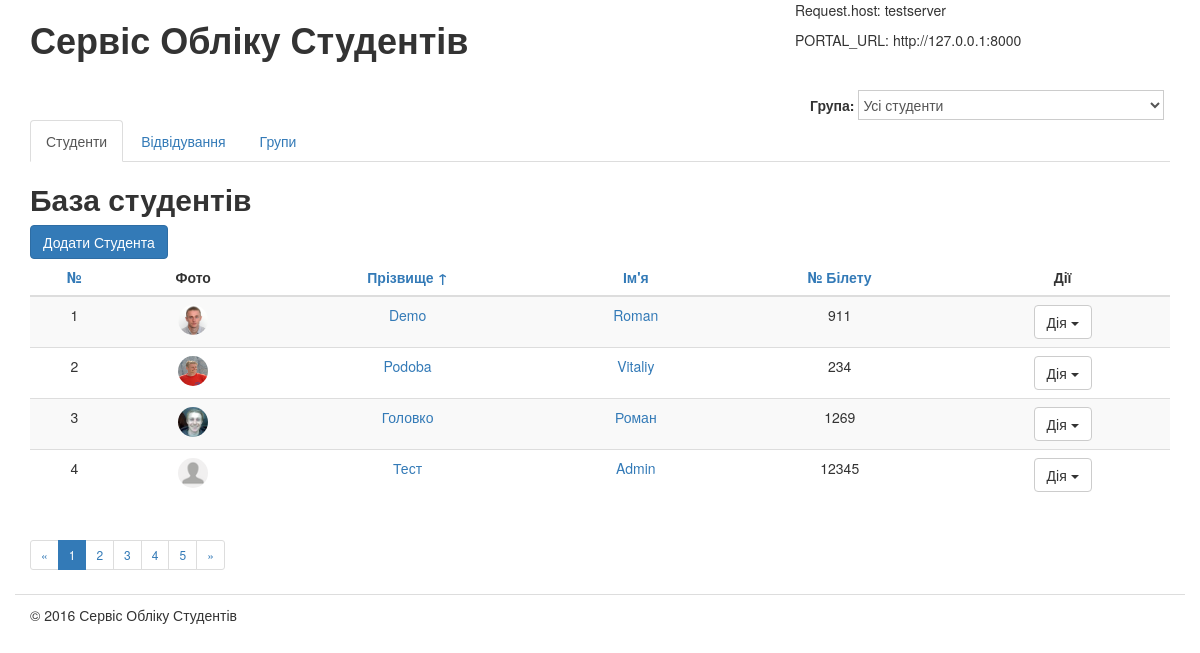
Before: / with the older database file.
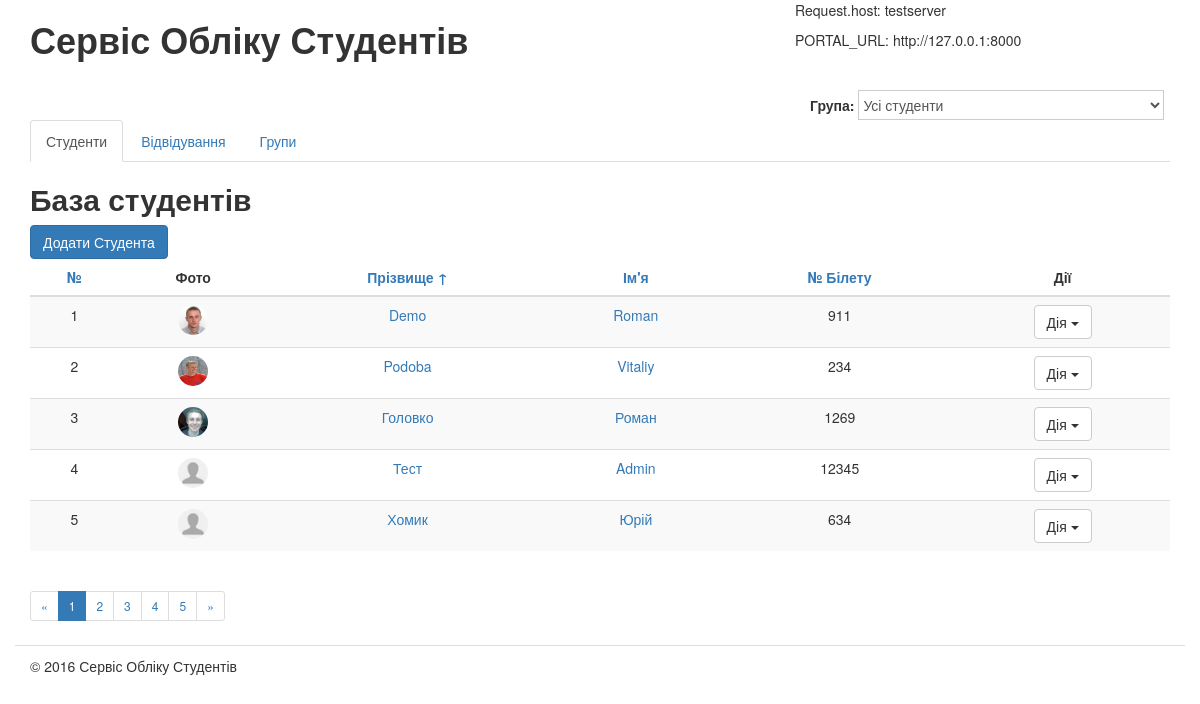
After: the same page with the newer database file.
### students/models.py (models this page shows, shortened)
class Student(models.Model):
    class Meta(object):
        verbose_name = u"Студент"
        verbose_name_plural = u"Студенти"
    first_name = models.CharField(
        max_length=256,
        blank=False,
        verbose_name=u"Ім'я"
    )
    last_name = models.CharField(
        max_length=256,
        blank=False,
        verbose_name=u"Прізвище"
    )
    middle_name = models.CharField(
        max_length=256,
        blank=True,
        verbose_name=u"По-батькові",
        default=''
    )
    birthday = models.DateField(
        blank=False,
        verbose_name=u"Дата народження",
        null=True
    )
    photo = models.ImageField(
        blank=True,
        verbose_name=u"Фото",
        null=True
    )
    ticket = models.SmallIntegerField(
        blank=False,
        verbose_name=u"Білет"
    )
    notes = models.TextField(
        blank=True,
        verbose_name=u"Додаткові нотатки"
    )

### students/views/students.py (the view, shortened to what this page needs)
# urls.py: url(r'^$', students.views.students.students_list, name='home'),
def students_list(request):
    students = Student.objects.all().order_by('last_name')
    order_by = request.GET.get('order_by', '')
    return render(request, 'students/students_list.html', {"students": students, "request": request})

### Studentsdb/context_processors.py (called while the page is built)
def get_portalUrl(request):
    return {'PORTAL_URL': PORTAL_URL}

### students/templates/students/students_list.html (shortened to what this page needs)
{% extends "students/base.html" %}
{% load static from staticfiles %}
{% block title %}База студентів{% endblock title %}
{% block content %}
    <a href="{% url 'students_add' %}" class="btn btn-primary" role="button">Додати Студента</a>
    {% if students %}
        <table class="table table-striped table-hover">
            {% with order_by=request.GET.order_by reverse=request.GET.reverse %}
                <thead>
                <tr>
                    <th>
                        <a href="{% url 'home' %}?order_by=number{% if order_by == 'number' and reverse != '1' %}&amp;reverse=1{% endif %}">
                        №
                        </a>
                    </th>
                    <th>Фото</th>
                    <th>
                        <a href="{% url 'home' %}?order_by=last_name{% if order_by == 'last_name' and reverse != '1' or order_by == '' %}&amp;reverse=1{% endif %}">
                        Прізвище
                        {% if order_by == 'last_name' and reverse != '1' or order_by == '' %}&uarr;
                            {% elif order_by == 'last_name' and reverse == '1'%}&darr;
                        {% endif %}
                        </a>
                    </th>
                    <th>
                        <a href="{% url 'home' %}?order_by=first_name{% if order_by  == 'first_name' and reverse != '1' %}&amp;reverse=1{% endif %}">
                        Ім'я
                        </a>
                    </th>
                    <th>
                        <a href="{% url 'home' %}?order_by=ticket{% if order_by == 'ticket' and reverse != '1' %}&amp;reverse=1{% endif %}">
                        № Білету
                        </a>
                    </th>
                    <th>Дії</th>
                </tr>
                </thead>
            <tbody>
            {% for student in students %}
                <tr>
                    <td>
                        {% if order_by == 'number' and reverse == '1' or order_by != 'number' %}{{ forloop.counter }}
                            {% elif order_by == 'number' and reverse != '1' %}{{ forloop.revcounter }}
                        {% endif %}
                    </td>
                    {% if student.photo %}
                        <td><img class="img-circle" src="{{ student.photo.url }}" height="30" width="30" /></td>
                    {% else %}
                        <td><img class="img-circle" src="{% static "img/default_user.png" %}" height="30" width="30" /></td>
                    {% endif %}
                    <td><a href="{% url 'students_edit' student.id %}">{{ student.last_name }}</a></td>
                    <td><a href="{% url 'students_edit' student.id %}">{{ student.first_name }}</a></td>
                    <td>{{ student.ticket }}</td>
                    <td>
                        <div class="btn-group">
                            <button type="button" class="btn btn-default dropdown-toggle"
                                    data-toggle="dropdown" aria-expanded="false">
                                Дія <span class="caret"></span>
                            </button>
                        </div>
                    </td>
                </tr>
            {% endfor %}
            </tbody>
            {% endwith %}
        </table>
    {% else %} <p>Список студентів пустий</p>
    {% endif %}
    <nav>
        <ul class="pagination pagination-sm">
            <li><a href="#"><span aria-hidden="true">&laquo;</span><span class="sr-only">Попередня</span></a></li>
            <li class="active"><a href="#">1</a></li>
            <li><a href="#">2</a></li>
            <li><a href="#">3</a></li>
            <li><a href="#">4</a></li>
            <li><a href="#">5</a></li>
            <li><a href="#"><span aria-hidden="true">&raquo;</span><span class="sr-only">Наступна</span></a></li>
        </ul>
    </nav>
{% endblock content %}

### students/templates/students/base.html (shortened to what this page needs)
{% load static from staticfiles %}
<!DOCTYPE html>
<html lang="uk">
<head>
    <link rel="stylesheet" href="https://maxcdn.bootstrapcdn.com/bootstrap/3.3.6/css/bootstrap.min.css"
>
    <link rel="stylesheet" href="{{ PORTAL_URL }}{% static  'css/main.css' %}">
</head>
<body>
<div class="container">
    <div class="row" id="header">
        <div class="col-xs-8">
            <h1>Сервіс Обліку Студентів</h1>
        </div>
        <p>Request.host: {{ request.get_host }}</p>
        <p>PORTAL_URL: {{ PORTAL_URL }}</p>
        <div class="col-xs-4" id="group-selector">
            <strong>Група:</strong>
            <select>
                <option value="">Усі студенти</option>
            </select>
        </div>
    </div>
    <div class="row" id="sub-header">
        <div class="col-xs-12">
            <ul class="nav nav-tabs">
                <li role="presentation" {% if request.path == '/' %}class="active"{% endif %}><a href="{% url 'home' %}">Студенти</a></li>
                <li role="presentation" {% if 'journal' in request.path %}class="active"{% endif %}><a href="/journal">Відвідування</a></li>
                <li role="presentation" {% if request.resolver_match.url_name == 'groups' %}class="active"{% endif %}><a href="{% url 'groups' %}">Групи</a></li>
            </ul>
        </div>
    </div>
    <div class="row" id="content-columns">
        <div class="col-xs-12" id="content-column">
            <h2>{% block title %}{% endblock title %}</h2>
            {% block content %}{% endblock content %}
        </div>
    </div>
    <div class="row" id="footer">
        <div class="col-xs-12">
            &copy; 2016 Сервіс Обліку Студентів
        </div>
    </div>
</div>
</body>
</html>

### students/static/css/main.css (style rules this page uses)
h1, h2, h3, h4, h5, h6 { font-weight: bold; }
#footer { border-top: 1px solid #ddd; padding-top: 10px; }
#group-selector { margin-top: 30px; }
#group-selector select { margin: 0; width: 85%; background-color: #fff; border: 1px solid #ccc; height: 30px; line-height: 30px; color: #555; }
th, td { text-align: center; }

Changed rows visible on the page:
added Student: last_name "Хомик", first_name "Юрій", ticket "634"
